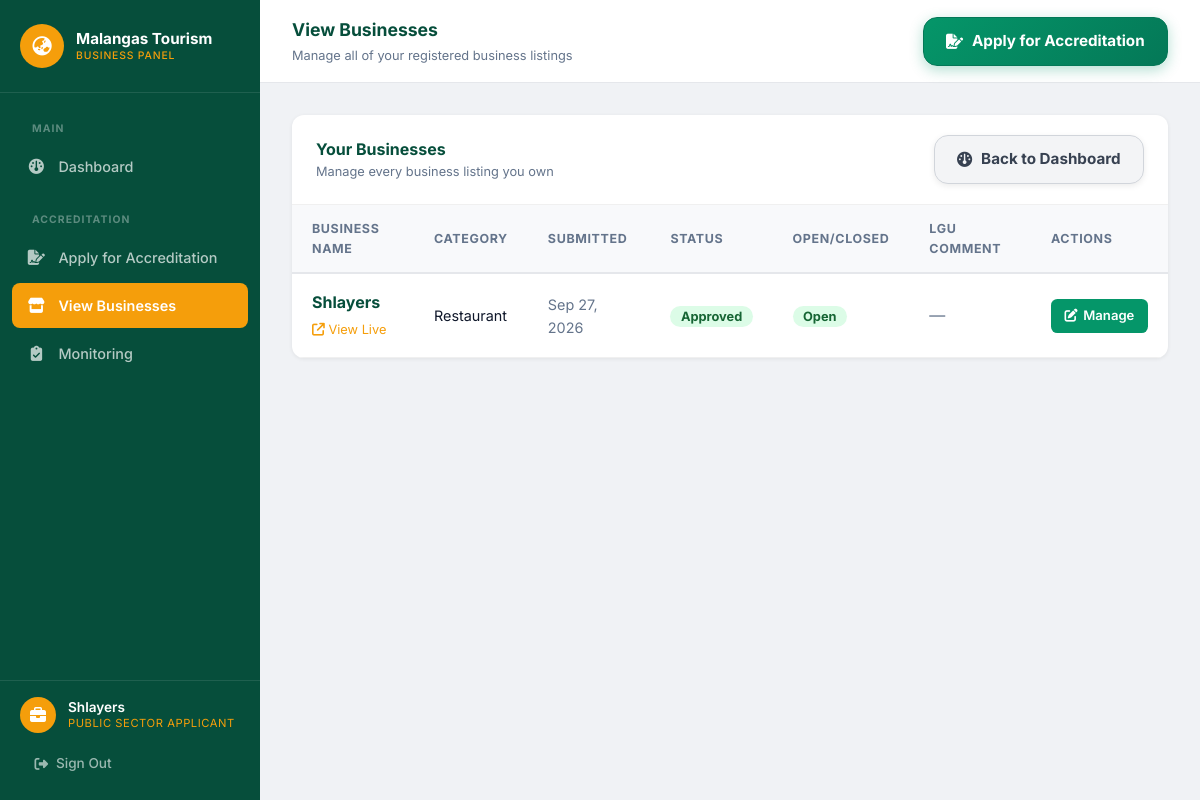
Screenshot of /business/businesses (signed in) with the database file from the repository.
### tables this page shows
CREATE TABLE `spots` (
  `id` int(11) NOT NULL AUTO_INCREMENT,
  `owner_user_id` int(11) DEFAULT NULL,
  `name` varchar(255) NOT NULL,
  `category_id` int(11) NOT NULL,
  `description` text DEFAULT NULL,
  `barangay` varchar(255) DEFAULT NULL,
  `latitude` decimal(10,8) NOT NULL,
  `longitude` decimal(11,8) NOT NULL,
  `contact_number` varchar(100) DEFAULT NULL,
  `fb_link` varchar(255) DEFAULT NULL,
  `hours` varchar(255) DEFAULT NULL,
  `price_range` varchar(100) DEFAULT NULL,
  `bir_number` varchar(100) DEFAULT NULL,
  `business_permit` varchar(255) DEFAULT NULL,
  `operational_status` enum('open','closed','temp_closed','maintenance') NOT NULL DEFAULT 'open',
  `status` enum('pending','approved','rejected','needs_revision') NOT NULL DEFAULT 'pending',
  `source` enum('lgu','business') NOT NULL,
  `rejection_reason` text DEFAULT NULL,
  `reviewed_by` int(11) DEFAULT NULL,
  `reviewed_at` timestamp NULL DEFAULT NULL,
  `created_at` timestamp NOT NULL DEFAULT current_timestamp(),
  `updated_at` timestamp NOT NULL DEFAULT current_timestamp() ON UPDATE current_timestamp(),
  `monitor_status` enum('normal','warning','under_renovation','improved') NOT NULL DEFAULT 'normal',
  `monitor_note` text DEFAULT NULL,
  `warning_sent_at` datetime DEFAULT NULL,
  `improvement_deadline` datetime DEFAULT NULL,
  `monitor_last_triggered_at` datetime DEFAULT NULL,
  `renovation_note` text DEFAULT NULL,
  `renovation_proof_path` text DEFAULT NULL,
  `monitor_submission_status` enum('pending','approved','declined','none') NOT NULL DEFAULT 'none',
  `monitor_submission_reason` text DEFAULT NULL,
  `monitor_decline_reason` text DEFAULT NULL,
  `monitor_reviewed_at` datetime DEFAULT NULL,
  `monitor_submitted_at` datetime DEFAULT NULL,
  PRIMARY KEY (`id`),
  KEY `owner_user_id` (`owner_user_id`),
  KEY `category_id` (`category_id`),
  KEY `reviewed_by` (`reviewed_by`),
  CONSTRAINT `spots_ibfk_1` FOREIGN KEY (`owner_user_id`) REFERENCES `users` (`id`) ON DELETE SET NULL,
  CONSTRAINT `spots_ibfk_2` FOREIGN KEY (`category_id`) REFERENCES `categories` (`id`),
  CONSTRAINT `spots_ibfk_3` FOREIGN KEY (`reviewed_by`) REFERENCES `users` (`id`) ON DELETE SET NULL
);

CREATE TABLE `categories` (
  `id` int(11) NOT NULL AUTO_INCREMENT,
  `name` varchar(100) NOT NULL,
  `icon` varchar(100) NOT NULL,
  PRIMARY KEY (`id`)
);

### app/views/business/businesses.php (the view, shortened to what the rows shown need)
<?php
$activePage = 'businesses';
require_once '../app/views/partials/business-header.php';
?>
<div class="biz-topbar">
    <div>
        <div class="biz-topbar-title">View Businesses</div>
        <div class="biz-topbar-breadcrumb">Manage all of your registered business listings</div>
    </div>
    <a href="<?= BASE_URL ?>/business/apply" class="btn btn-primary">
        <i class="fa-solid fa-file-signature"></i> Apply for Accreditation
    </a>
</div>
<div class="biz-page-body">
    <div style="background: white; border-radius: 0.75rem; box-shadow: 0 1px 4px rgba(0,0,0,0.07); overflow: hidden;">
        <div style="padding: 1.25rem 1.5rem; border-bottom: 1px solid #f0f0f0; display: flex; justify-content: space-between; align-items: center;">
            <div>
                <div style="font-weight: 700; font-size: 1rem; color: var(--primary-dark);">Your Businesses</div>
                <div style="font-size: 0.8rem; color: var(--text-muted);">Manage every business listing you own</div>
            </div>
            <a href="<?= BASE_URL ?>/business" class="btn" style="background:#f3f4f6;color:#374151;border:1px solid #d1d5db;">
                <i class="fa-solid fa-gauge"></i> Back to Dashboard
            </a>
        </div>
        <?php if (empty($spots)): ?>
            <div style="text-align: center; padding: 4rem 2rem;">
                <i class="fa-solid fa-store" style="font-size: 3rem; color: #d1d5db; margin-bottom: 1rem;"></i>
                <p style="color: var(--text-muted); font-size: 1rem; margin-bottom: 1.5rem;">You don't have any business listings yet.</p>
                <a href="<?= BASE_URL ?>/business/apply" class="btn btn-primary">
                    <i class="fa-solid fa-file-signature"></i> Apply for Accreditation
                </a>
            </div>
        <?php else: ?>
            <div style="overflow-x: auto;">
                <table style="width: 100%; border-collapse: collapse; text-align: left;">
                    <thead>
                        <tr style="background: #f8f9fb; border-bottom: 2px solid #e5e7eb;">
                            <th style="padding: 0.85rem 1.25rem; font-size: 0.78rem; font-weight: 700; text-transform: uppercase; letter-spacing: 0.05em; color: var(--text-muted);">Business Name</th>
                            <th style="padding: 0.85rem 1.25rem; font-size: 0.78rem; font-weight: 700; text-transform: uppercase; letter-spacing: 0.05em; color: var(--text-muted);">Category</th>
                            <th style="padding: 0.85rem 1.25rem; font-size: 0.78rem; font-weight: 700; text-transform: uppercase; letter-spacing: 0.05em; color: var(--text-muted);">Submitted</th>
                            <th style="padding: 0.85rem 1.25rem; font-size: 0.78rem; font-weight: 700; text-transform: uppercase; letter-spacing: 0.05em; color: var(--text-muted);">Status</th>
                            <th style="padding: 0.85rem 1.25rem; font-size: 0.78rem; font-weight: 700; text-transform: uppercase; letter-spacing: 0.05em; color: var(--text-muted);">Open/Closed</th>
                            <th style="padding: 0.85rem 1.25rem; font-size: 0.78rem; font-weight: 700; text-transform: uppercase; letter-spacing: 0.05em; color: var(--text-muted);">LGU Comment</th>
                            <th style="padding: 0.85rem 1.25rem; font-size: 0.78rem; font-weight: 700; text-transform: uppercase; letter-spacing: 0.05em; color: var(--text-muted);">Actions</th>
                        </tr>
                    </thead>
                    <tbody>
                        <?php foreach ($spots as $spot): ?>
                        <tr style="border-bottom: 1px solid #f0f0f0; transition: background 0.1s;">
                            <td style="padding: 1rem 1.25rem;">
                                <strong style="color: var(--primary-dark);"><?= htmlspecialchars($spot['name']) ?></strong>
                                <?php if ($spot['status'] === 'approved'): ?>
                                    <br><a href="<?= BASE_URL ?>/spot/<?= $spot['id'] ?>" target="_blank" style="font-size: 0.8rem; color: var(--secondary-color);"><i class="fa-solid fa-arrow-up-right-from-square"></i> View Live</a>
                                <?php endif; ?>
                            </td>
                            <td style="padding: 1rem 1.25rem; color: var(--text-main); font-size: 0.9rem;"><?= htmlspecialchars($spot['category_name']) ?></td>
                            <td style="padding: 1rem 1.25rem; color: var(--text-muted); font-size: 0.9rem;"><?= date('M d, Y', strtotime($spot['created_at'])) ?></td>
                            <td style="padding: 1rem 1.25rem;">
                                <?php
                                    $statusMap = [
                                        'pending'        => ['bg' => '#fef3c7', 'txt' => '#92400e', 'label' => 'Pending'],
                                        'approved'       => ['bg' => '#dcfce7', 'txt' => '#166534', 'label' => 'Approved'],
                                        'rejected'       => ['bg' => '#fee2e2', 'txt' => '#991b1b', 'label' => 'Rejected'],
                                        'needs_revision' => ['bg' => '#dbeafe', 'txt' => '#1e40af', 'label' => 'Needs Revision'],
                                    ];
                                    $st = $statusMap[$spot['status']] ?? ['bg' => '#f3f4f6', 'txt' => '#374151', 'label' => ucfirst($spot['status'])];
                                ?>
                                <span style="background:<?= $st['bg'] ?>;color:<?= $st['txt'] ?>;padding:0.2rem 0.65rem;border-radius:999px;font-size:0.8rem;font-weight:700;"><?= $st['label'] ?></span>
                            </td>
                            <td style="padding: 1rem 1.25rem;">
                                <?php
                                    $opLabels = ['open' => ['label'=>'Open','bg'=>'#dcfce7','txt'=>'#166534'], 'closed' => ['label'=>'Closed','bg'=>'#fee2e2','txt'=>'#991b1b'], 'temp_closed' => ['label'=>'Temp. Closed','bg'=>'#fef3c7','txt'=>'#92400e'], 'maintenance' => ['label'=>'Maintenance','bg'=>'#dbeafe','txt'=>'#1e40af']];
                                    $opStyle = $opLabels[$spot['operational_status'] ?? 'open'] ?? ['label'=>'Open','bg'=>'#dcfce7','txt'=>'#166534'];
                                ?>
                                <span style="background:<?= $opStyle['bg'] ?>;color:<?= $opStyle['txt'] ?>;padding:0.2rem 0.65rem;border-radius:999px;font-size:0.8rem;font-weight:700;"><?= $opStyle['label'] ?></span>
                            </td>
                            <td style="padding: 1rem 1.25rem;">
                                <?php if (!empty($spot['rejection_reason'])): ?>
                                    <span style="color: #ef4444; font-size: 0.85rem;"><?= htmlspecialchars($spot['rejection_reason']) ?></span>
                                <?php else: ?>
                                    <span style="color: var(--text-muted);">—</span>
                                <?php endif; ?>
                            </td>
                            <td style="padding: 1rem 1.25rem;">
                                <a href="<?= BASE_URL ?>/business/edit/<?= $spot['id'] ?>" style="padding:0.4rem 0.85rem;font-size:0.82rem;border-radius:0.4rem;background:var(--primary-color);color:white;text-decoration:none;font-weight:600;display:inline-flex;align-items:center;gap:0.35rem;">
                                    <i class="fa-solid fa-pen-to-square"></i> Manage
                                </a>
                            </td>
                        </tr>
                        <?php endforeach; ?>
                    </tbody>
                </table>
            </div>
        <?php endif; ?>
    </div>
</div>
<?php require_once '../app/views/partials/business-footer.php'; ?>

### app/core/Router.php (shortened to what the rows shown need)
<?php
class Router {
    private $routes = [];
    public function add($method, $route, $controller, $action) {
        $route = trim($route, '/');
        $this->routes[] = [
            'method' => strtoupper($method),
            'route' => $route,
            'controller' => $controller,
            'action' => $action
        ];
    }
    public function dispatch($url, $method) {
        $url = trim($url, '/');
        $method = strtoupper($method);
        foreach ($this->routes as $route) {
            if ($route['method'] === $method || $route['method'] === 'ANY') {
                $pattern = preg_replace('/\{([a-zA-Z0-9_]+)\}/', '(?P<\1>[a-zA-Z0-9_-]+)', $route['route']);
                $pattern = "@^" . $pattern . "$@D";
                if (preg_match($pattern, $url, $matches)) {
                    $params = [];
                    $controller = new $route['controller']();
                    call_user_func_array([$controller, $route['action']], $params);
                    return;
                }
            }
        }
    }
}

### app/views/partials/business-header.php (shortened to what the rows shown need)
<!DOCTYPE html>
<html lang="en">
<head>
    <link rel="stylesheet" href="https://cdnjs.cloudflare.com/ajax/libs/font-awesome/6.4.0/css/all.min.css">
    <link rel="stylesheet" href="https://unpkg.com/leaflet@1.9.4/dist/leaflet.css" />
    <link rel="stylesheet" href="<?= BASE_URL ?>/assets/css/style.css?v=<?= filemtime(__DIR__ . '/../../../public/assets/css/style.css') ?>">
<?php
    $activePage = $activePage ?? '';
?>
</head>
<body>
<div class="biz-layout">
    <aside class="biz-sidebar">
        <a href="<?= BASE_URL ?>/" class="sidebar-brand">
            <?php if (file_exists(__DIR__ . '/../../../public/assets/images/logo.png')): ?>
                <img src="<?= BASE_URL ?>/assets/images/logo.png" alt="Logo" class="sidebar-brand-logo">
            <?php else: ?>
                <div class="sidebar-brand-logo-placeholder"><i class="fa-solid fa-earth-asia"></i></div>
            <?php endif; ?>
            <div class="sidebar-brand-text">
                <span class="sidebar-brand-title">Malangas Tourism</span>
                <span class="sidebar-brand-sub">Business Panel</span>
            </div>
        </a>
        <nav class="sidebar-nav">
            <div class="sidebar-section-label">Main</div>
            <a href="<?= BASE_URL ?>/business" class="sidebar-link <?= $activePage === 'dashboard' ? 'active' : '' ?>">
                <i class="fa-solid fa-gauge sidebar-icon"></i> Dashboard
            </a>
            <div class="sidebar-section-label">Accreditation</div>
            <a href="<?= BASE_URL ?>/business/apply" class="sidebar-link <?= $activePage === 'apply' ? 'active' : '' ?>">
                <i class="fa-solid fa-file-signature sidebar-icon"></i> Apply for Accreditation
            </a>
            <a href="<?= BASE_URL ?>/business/businesses" class="sidebar-link <?= $activePage === 'businesses' ? 'active' : '' ?>">
                <i class="fa-solid fa-store sidebar-icon"></i> View Businesses
            </a>
            <a href="<?= BASE_URL ?>/business/monitoring" class="sidebar-link <?= $activePage === 'monitoring' ? 'active' : '' ?>">
                <i class="fa-solid fa-clipboard-check sidebar-icon"></i> Monitoring
            </a>
        </nav>
        <div class="sidebar-footer">
            <div class="sidebar-user">
                <div class="sidebar-avatar"><i class="fa-solid fa-briefcase"></i></div>
                <div class="sidebar-user-info">
                    <span class="sidebar-user-name"><?= htmlspecialchars(Auth::user()['name']) ?></span>
                    <span class="sidebar-user-role"><?= htmlspecialchars(((Auth::user()['applicant_type'] ?? 'private') === 'public') ? 'Public Sector Applicant' : 'Private Sector Applicant') ?></span>
                </div>
            </div>
            <a href="<?= BASE_URL ?>/logout" class="sidebar-logout">
                <i class="fa-solid fa-right-from-bracket"></i> Sign Out
            </a>
        </div>
    </aside>
    <div class="biz-main">

### rows the page displays
spots: name "Shlayers", category.name "Restaurant", created_at "Sep 27, 2026", status "Approved", operational_status "Open"
